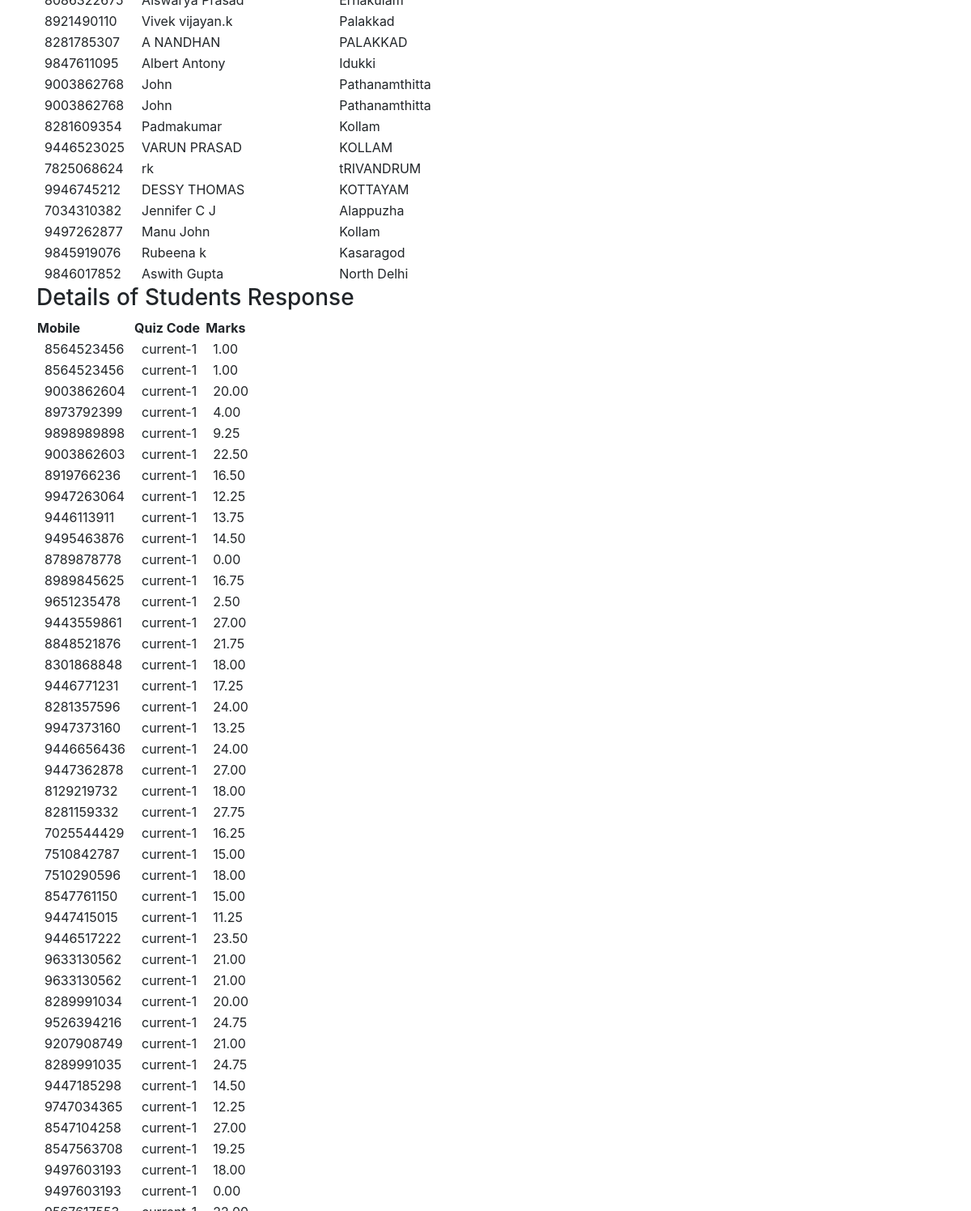
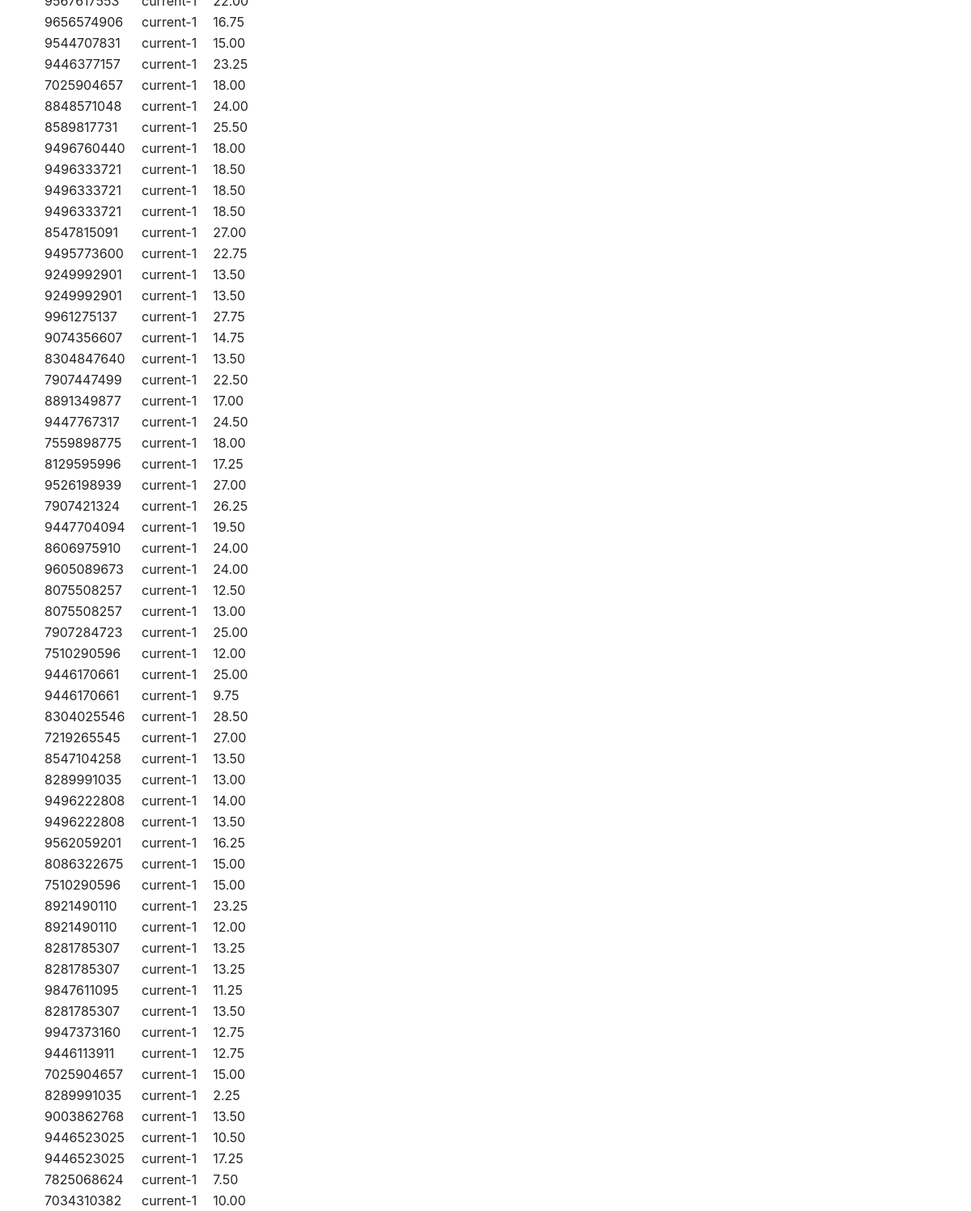
/manage_users/ (signed in, lower part), run on an earlier commit of the app's database (2 pictures, top to bottom).
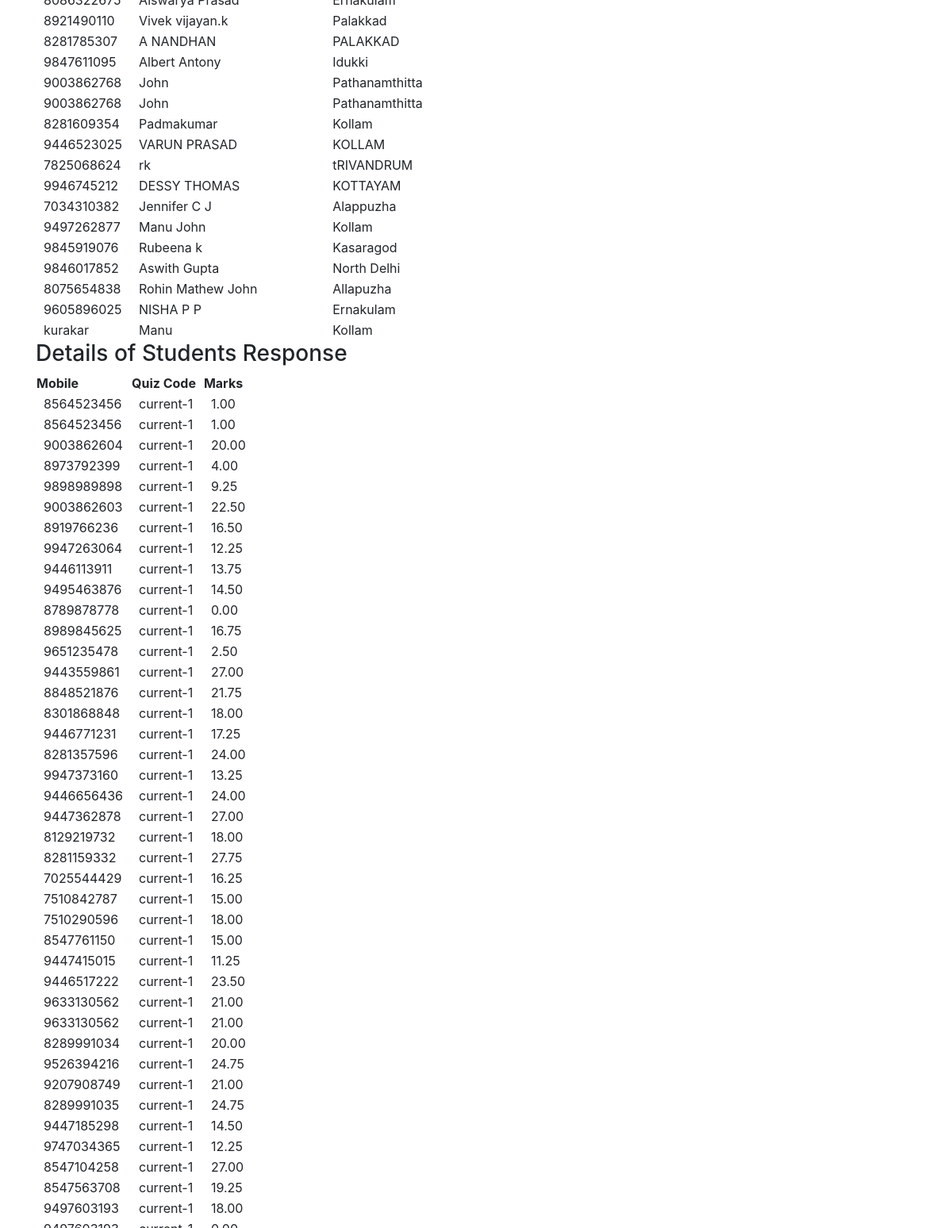
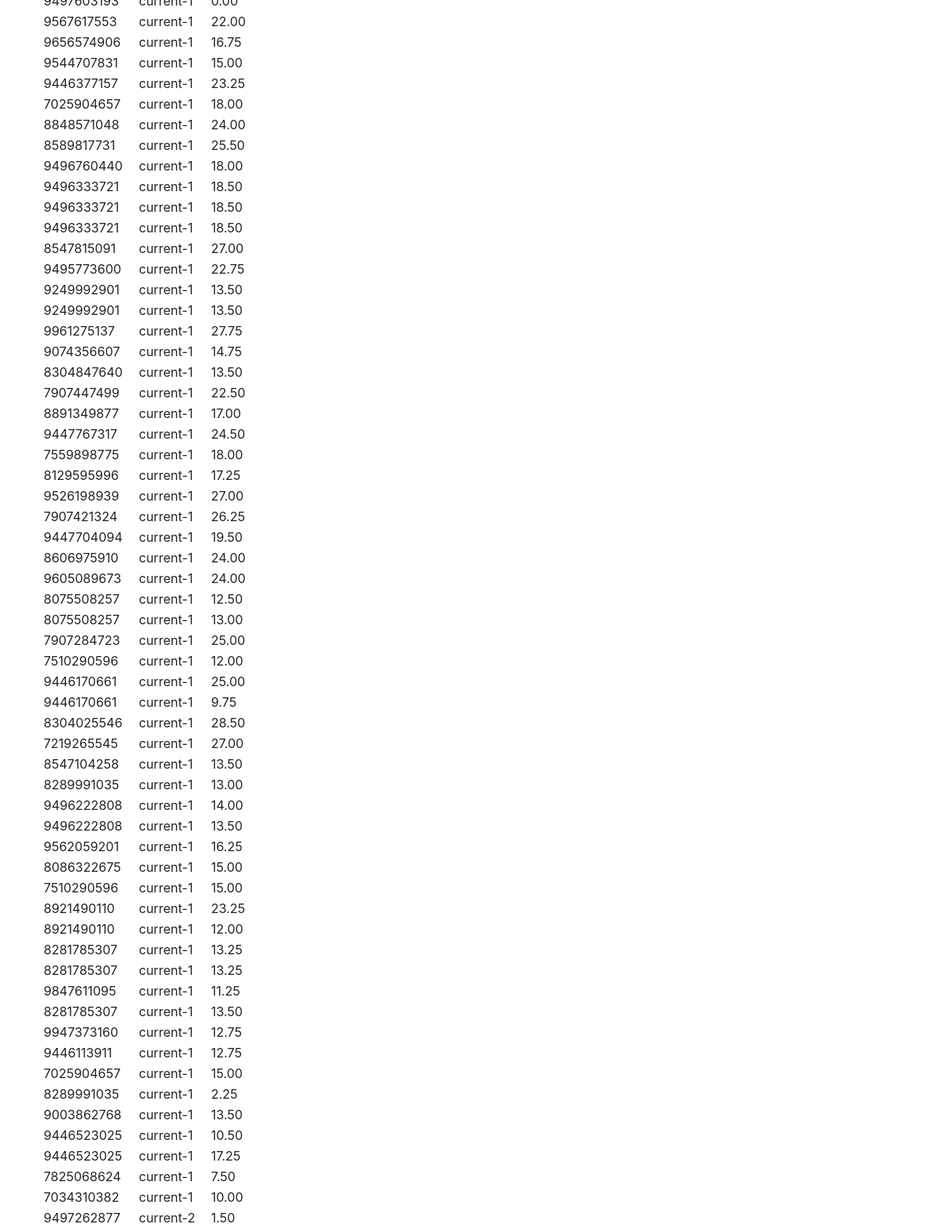
And on a later commit of the database (2 pictures, top to bottom).
### homepage/models.py (models this page shows, shortened)
class students(models.Model):
    mobile_no = models.TextField(max_length=20,default=None, null=True)
    email = models.CharField(max_length=100, default=None, null=True)
    join_date =  models.DateField(default=tz.now())
    name = models.CharField(max_length=200,default=None, null=True)
    location = models.CharField(max_length=200, default=None, null=True)
    school = models.CharField(max_length=200, default=None, null=True)
    dob = models.DateField(default='1899-12-31', null=True)
    zone = models.CharField(max_length=100,default=None, null=True)
    parent_contact = models.CharField(max_length=100,default=None, null=True)
    mother_name = models.CharField(max_length=200,default=None, null=True)
    volunteer = models.CharField(max_length=10,default=None, null=True)
    is_member = models.CharField(max_length=10,default=None, null=True)

class studentResponse(models.Model):
    mobile_no = models.TextField(max_length=20, default=None, null=True)
    quiz_id = models.CharField(max_length=100)
    attempted_date = models.DateField(default=tz.now())
    marks = models.DecimalField(max_digits=6,decimal_places=2)
    student_response = models.TextField()
    time_remaining = models.BigIntegerField(default=0)

### homepage/views.py (the view, shortened to what this page needs)
# urls.py: url(r'^manage_users/$', ManagePage.as_view()),
class ManagePage(View):
    def get(self,request):
        if request.user.is_authenticated:
            user_details = students.objects.all()
            student_res = studentResponse.objects.all()
            context = {'user_det': user_details,
                       'std_rsp':student_res}
            if request.user.is_staff:
                return render(request,'manage.html',context)
            else:
                return HttpResponse("You are not authorised to view this")
        else:
            return HttpResponseRedirect('/login/')

### templates/manage.html (shortened to what this page needs)
<!DOCTYPE html>
<html lang="en">
  <head>
      <link rel="stylesheet" href="//code.jquery.com/ui/1.12.1/themes/base/jquery-ui.css">
    <link rel="stylesheet" href="https://maxcdn.bootstrapcdn.com/bootstrap/4.0.0-alpha.6/css/bootstrap.min.css">
  </head>
  <body>
    <div class="container main">
        <div>
            <table>
                {% for users in user_det %}
                    <tr>
                        <td class="table-data">{{ users.mobile_no }}</td>
                        <td class="table-data">{{ users.name }}</td>
                        <td class="table-data">{{ users.location }}</td>
                    </tr>
                {% endfor %}
            </table>
        </div>
        <div>
            <h3> Details of Students Response</h3>
            <table>
            <th>Mobile</th> <th>Quiz Code</th><th>Marks</th>
                {% for resp in std_rsp %}
                    <tr>
                        <td class="table-data">{{ resp.mobile_no }}</td>
                        <td class="table-data">{{ resp.quiz_id }}</td>
                        <td class="table-data">{{ resp.marks }}</td>
                    </tr>
                {% endfor %}
            </table>
        </div>
    </div>
  </body>
</html>

What changed in the data, as far as the page shows it:
added students: mobile_no "8075654838", name "Rohin Mathew John", location "Allapuzha"
added students: mobile_no "9605896025", name "NISHA P P", location "Ernakulam"
added students: mobile_no "kurakar", name "Manu", location "Kollam"
added studentResponse: mobile_no "9497262877", quiz_id "current-2", marks "1.50"
